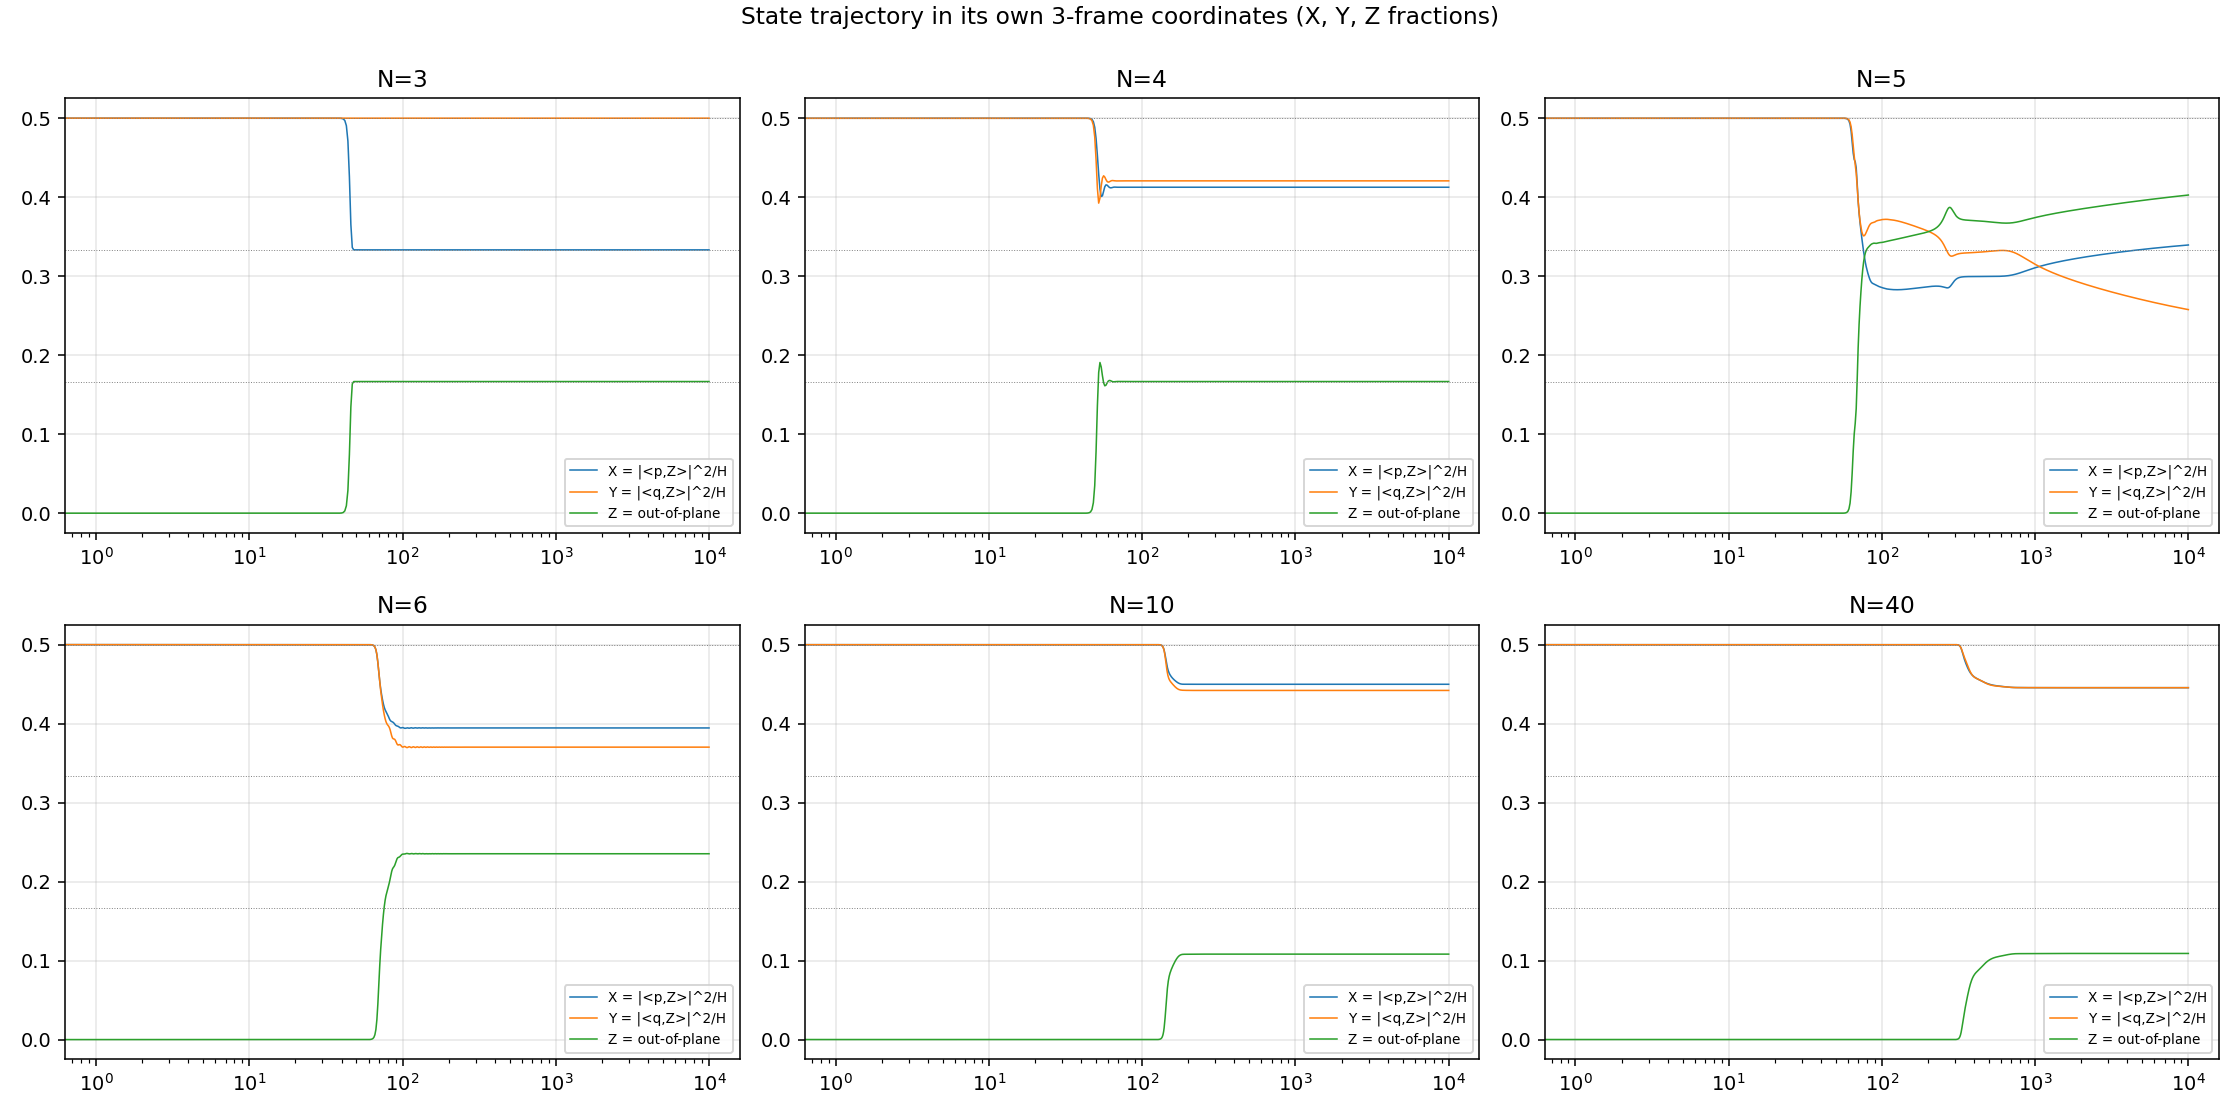

Write Python code to recreate this figure.
#!/usr/bin/env python3
# -*- coding: utf-8 -*-
"""三方向の区別と安定性 (4): 3枠座標での状態軌跡の読出し（読み出しのみ）。

問い（木原 2026-09-06）: 3方向が安定なら、3次元空間としての読出しが可能になるか。
最小の実演: 状態自身を枠座標で読む。
  X(t) = |⟨p, Z(t)⟩|²/‖Z‖²、Y(t) = |⟨q, Z(t)⟩|²/‖Z‖²、Zc(t) = 1−X−Y（面外成分。
  N=3 では厳密に核＝第三方向。N≥4 では核＋他平面の合算——ラベルは「面外」）。
検定（N=3 の予想）: 初期 (1/2, 1/2, 0) → 終状態 (1/3, 1/2, 1/6)（実験11-4の帰結）。
もし Y(t)=1/2 が全時間で成立するなら、インフレーションは「X が Z へ 1/6 を渡し、
Y は傍観者」という**一軸方向のエネルギー輸送**として読める——3次元読出しの実演。
入力: N3_N40_long10000_20260905 の npz（SHA台帳照合）。新規走行なし。
出力: check_frame_coordinate_trajectory_v1.{json,png}
"""
import hashlib
import json
from pathlib import Path

import numpy as np
import matplotlib
matplotlib.use("Agg")
import matplotlib.pyplot as plt

BASE = Path(__file__).resolve().parent
SWEEP = BASE.parent / "N3_N40_long10000_20260905"
NS = [3, 4, 5, 6, 10, 40]

ledger = {}
with open(SWEEP / "SHA256SUMS.txt") as fh:
    for line in fh:
        parts = line.split()
        if len(parts) == 2:
            ledger[parts[1]] = parts[0]

out = {}
fig, axs = plt.subplots(2, 3, figsize=(16, 8))
for ax, N in zip(axs.ravel(), NS):
    rel = f'results/hm_N{N}_den_{N}_states_10000.npz'
    h = hashlib.sha256(open(SWEEP / rel, 'rb').read()).hexdigest()
    assert ledger[rel] == h, f'INPUT GATE FAIL: {rel}'
    Z = np.asarray(np.load(SWEEP / rel)['Z'], dtype=np.complex128)
    rp, ip = Z[0].real, Z[0].imag
    p = rp / np.linalg.norm(rp)
    q = ip - (ip @ p) * p
    q = q / np.linalg.norm(q)
    H = np.sum(np.abs(Z) ** 2, axis=1)
    X = np.abs(Z @ p) ** 2 / H
    Y = np.abs(Z @ q) ** 2 / H
    Zc = 1.0 - X - Y
    res = {'start_XYZ': [float(X[0]), float(Y[0]), float(Zc[0])],
           'final_XYZ_mean_last1000': [float(X[-1000:].mean()), float(Y[-1000:].mean()),
                                       float(Zc[-1000:].mean())],
           'Y_deviation_from_half': {'max_all_time': float(np.abs(Y - 0.5).max()),
                                     'argmax_step': int(np.argmax(np.abs(Y - 0.5))),
                                     'final_mean_last1000': float(np.abs(Y[-1000:] - 0.5).mean())},
           'X_final_times_6': float(6 * X[-1000:].mean()),
           'Y_final_times_6': float(6 * Y[-1000:].mean()),
           'Z_final_times_6': float(6 * Zc[-1000:].mean())}
    out[str(N)] = res
    ax.plot(X, lw=0.8, label='X = |<p,Z>|^2/H')
    ax.plot(Y, lw=0.8, label='Y = |<q,Z>|^2/H')
    ax.plot(Zc, lw=0.8, label='Z = out-of-plane')
    for yv in (1 / 3, 1 / 2, 1 / 6):
        ax.axhline(yv, color='gray', ls=':', lw=0.5)
    ax.set_xscale('log')
    ax.set_title(f'N={N}')
    ax.grid(alpha=.3)
    ax.legend(fontsize=7)
    print(f"N={N}: 始点 XYZ=({X[0]:.6f},{Y[0]:.6f},{Zc[0]:.2e}) → 終点 "
          f"({X[-1000:].mean():.8f},{Y[-1000:].mean():.8f},{Zc[-1000:].mean():.8f}) | "
          f"6倍=({6*X[-1000:].mean():.5f},{6*Y[-1000:].mean():.5f},{6*Zc[-1000:].mean():.5f}) | "
          f"|Y−1/2| 全時間max={np.abs(Y-0.5).max():.3e}(step {np.argmax(np.abs(Y-0.5))})", flush=True)

with open(BASE / 'check_frame_coordinate_trajectory_v1.json', 'w') as fh:
    json.dump(out, fh, indent=2)
fig.suptitle('State trajectory in its own 3-frame coordinates (X, Y, Z fractions)', y=.995)
fig.tight_layout()
fig.savefig(BASE / 'check_frame_coordinate_trajectory_v1.png', dpi=140)
print('ALL DONE')
